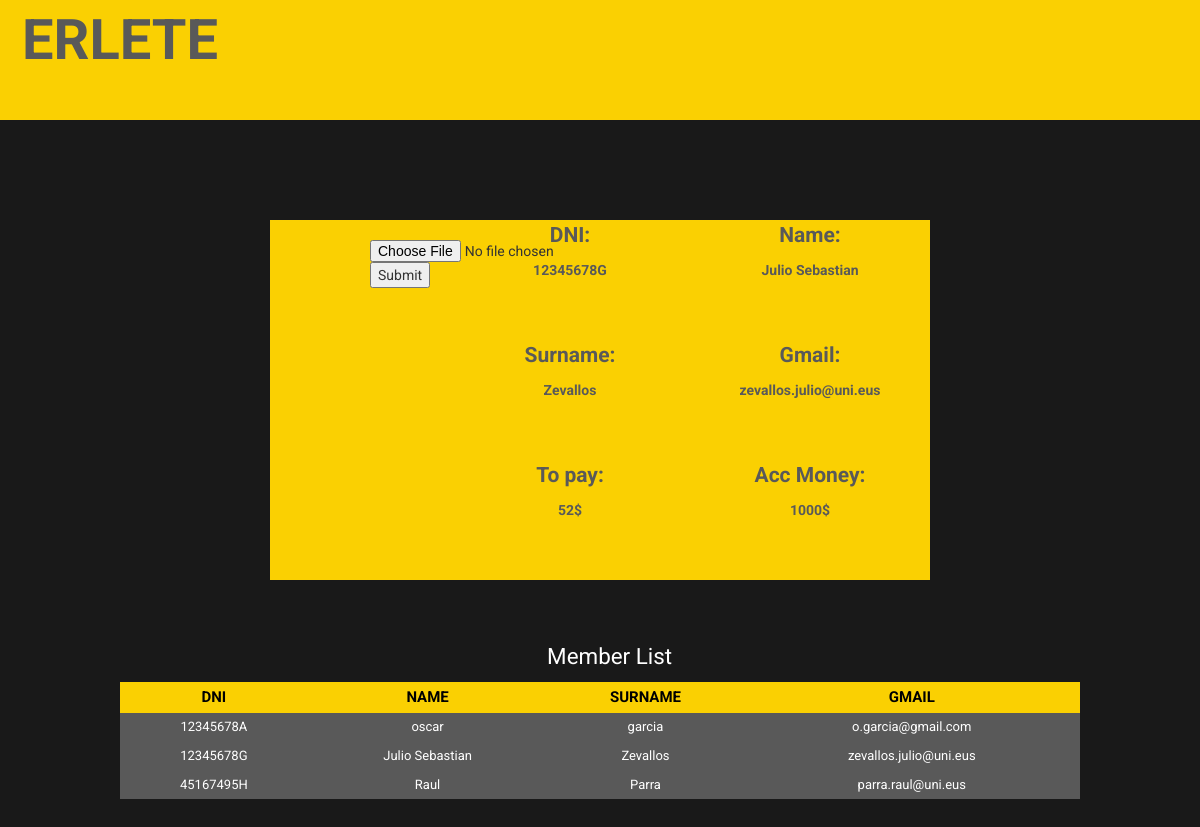
The app's page /account.php (signed in) with its own data.
### tables this page shows
CREATE TABLE `personas` (
  `dni` varchar(9) NOT NULL,
  `nombre` varchar(15) NOT NULL,
  `apellido` varchar(25) NOT NULL,
  `gmail` varchar(50) NOT NULL,
  `contraseña` varchar(50) NOT NULL,
  `admin` tinyint(1) NOT NULL,
  `dinero_pagar` int(100) NOT NULL,
  `dinero_cuenta` int(100) NOT NULL,
  `foto` varchar(100) NOT NULL
);

### web/account.php (the view, shortened to what this page needs)
<!DOCTYPE html>
<html>
	  <head>
  				<link rel="stylesheet" href="https://maxcdn.bootstrapcdn.com/bootstrap/3.4.1/css/bootstrap.min.css">
				<link rel="stylesheet" href="css.css">
			</head>
	  <body>
					<div class="title">
						<p class="titletext">ERLETE</p>
					</div>
	   			<div class="bgdiv">
	   				<div class="bgacc">
						<div class="photoacc">
								<?php
				    			if (isset($_SESSION['erablitzailea_a_g'])) {
					    			$dni = $_SESSION['erablitzailea_a_g'];
									$link =  ConnectDataBase();
									?>
								<form action="upload.php" method="POST" enctype="multipart/form-data">
									<input type='file' name="imagen">
									<input type="submit">
								</form>
	  	 			<?php
					$result=mysqli_query($link, "select nombre,apellido,gmail,dinero_pagar,dinero_cuenta from Personas where dni = '$dni'");
					$imprimir = mysqli_fetch_array($result);
					?>
						</div>
						<div class="campoacc">
								<p class="textstyleacc">DNI:</p>
							<?php
								echo $dni;
							?>
						</div>
						<div class="campoacc">
								<p class="textstyleacc">Name:</p>
							<?php
								echo $imprimir['nombre'];
							?>
						</div>
					</div>
					<div class="bgacc">
						<div class="campoacc">
								<p class="textstyleacc">Surname:</p>
							<?php
								echo $imprimir['apellido'];
							?>
						</div>
						<div class="campoacc">
								<p class="textstyleacc">Gmail:</p>
							<?php
								echo $imprimir['gmail'];
							?>
						</div>
					</div>
					<div class="bgacc">
						<div class="campoacc">
								<p class="textstyleacc">To pay:</p>
							<?php
								echo  $imprimir['dinero_pagar'] . "$";
							?>
						</div>
						<div class="campoacc">
								<p class="textstyleacc">Acc Money:</p>
							<?php
								echo $imprimir['dinero_cuenta']. "$";
							?>
						</div>
					</div>
	   			</div>
					<div class="tableaccdiv">
						<p class="texttitle">Member List</p>
						<table class="tableacc">
							<thead>
									<tr>
										<th>DNI</th>
										<th>NAME</th>
										<th>SURNAME</th>
										<th>GMAIL</th>
									</tr>
							</thead>
					<?php
						$result2 =mysqli_query($link, "select dni,nombre,apellido,gmail,dinero_pagar,dinero_cuenta from Personas");
						while($imprimir2 = mysqli_fetch_array($result2)){
							if ($result2->num_rows > 0) {
							  	?>
										<tbody>
											<tr>
												<td>
													<?php
														echo $imprimir2['dni'];
													?>
												</td>
												<td>
													<?php
														echo $imprimir2['nombre'];
													?>
												</td>
												<td>
													<?php
														echo $imprimir2['apellido'];
													?>
												</td>
												<td>
													<?php
														echo $imprimir2['gmail'];
													?>
												</td>
											</tr>
										</tbody>
								<?php
							} else {
							  echo "0 results";
							}
						}
						?>
					</div>
				<?php
					} else{
						echo "You are not logged in";
					}
		?>
	  </body>
</html>

### web/css.css (style rules this page uses)
body { margin:0; font-family: 'Roboto', sans-serif; background-color: #191919; }
.title { text-align: center; background-color:#FAD002; height: 15vh; margin:0px; padding:0px; width: 100% }
.titletext { font-size: 400%; text-decoration: none; font-weight: bold; color: #595959; width: 20%; }
form { margin-block-end:0; }
.campoacc { width: 20vw; height: 15vh; color: #595959; font-weight: bold; text-align: center; }
.textstyleacc { font-size: 150%; }
.bgacc { display:flex; flex-direction:row; justify-content: flex-end; background-color: #FAD002; width: 55%; margin:auto; }
table.tableacc { background-color: #595959; width: 100%; height: 200%; text-align: center; border-collapse: collapse; }
table.tableacc td, table.tableacc th { border: 0px solid #000000; padding: 5px 4px; }
table.tableacc tbody td { font-size: 13px; color: #FFFFFF; }
table.tableacc thead { background: #FAD002; }
table.tableacc thead th { font-size: 15px; font-weight: bold; color: #000000; text-align: center; }
.tableaccdiv { width: 80%; margin:10%; margin-top: 5%; }
.texttitle { color: white; font-size: 160%; margin-left:2%; text-align: center; }
.bgdiv { margin-top: 5%; }
.photoacc { width: 10vh; height: 10vh; }

### records on screen
personas: nombre "Julio Sebastian", apellido "Zevallos", gmail "zevallos.julio@uni.eus", dinero_pagar "52", dinero_cuenta "1000", dni "12345678G"
personas: dni "12345678A", nombre "oscar", apellido "garcia", gmail "o.garcia@gmail.com"
personas: dni "45167495H", nombre "Raul", apellido "Parra", gmail "parra.raul@uni.eus"

### other values on screen
$dni "12345678G"
